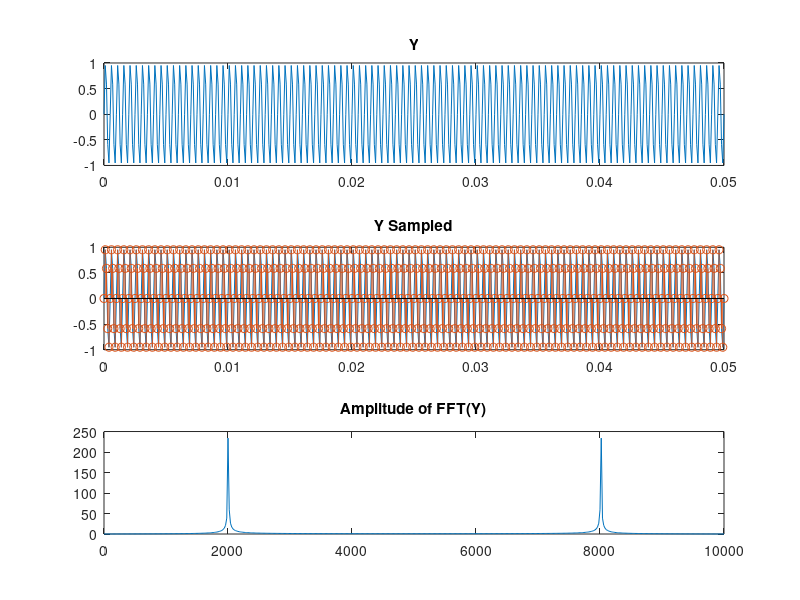

The MATLAB script that drew this image:
F1 = 2000;
L = 500;
Fs2=10000;
T=(0:L)/Fs2;
Y = sin(2*pi*T*F1);

Y_FFT = fft(Y);
N = (0:L)*Fs2/L;

subplot(3, 1, 1);
plot(T,Y);
title('Y');

subplot(3, 1, 2);
plot(T,Y);
hold on;
stem(T, Y);
title('Y Sampled');

subplot(3, 1, 3);
plot(N,abs(Y_FFT));
title('Amplitude of FFT(Y)');